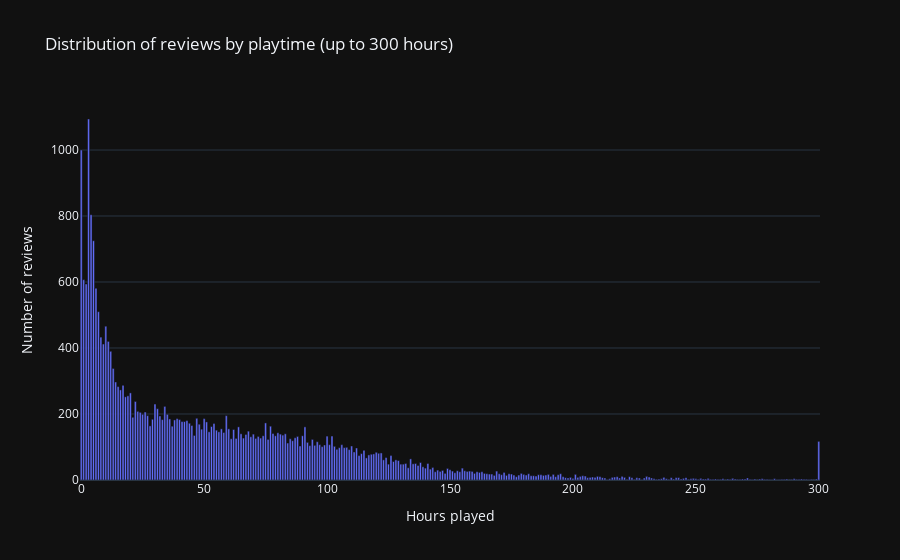

This figure's notebook cell:
### Code cell
fig = px.bar(
    playtime_counts,
    x=playtime_counts["playtime_hours"],
    y=playtime_counts["count"],
    title='Distribution of reviews by playtime (up to 300 hours)')

fig.update_xaxes(title_text='Hours played')
fig.update_yaxes(title_text='Number of reviews')
fig.show()

### Figure 1 — Plotly figure (JSON) as saved in the notebook; plotly's stock layout.template omitted (floating-point values rounded to 4 significant figures; data arrays with more than 128 entries replaced by an {"elided": "..."} marker saying what was removed)
{"data": [{"hovertemplate": "playtime_hours=%{x}<br>count=%{y}<extra></extra>", "legendgroup": "", "marker": {"color": "#636efa", "pattern": {"shape": ""}}, "name": "", "orientation": "v", "showlegend": false, "textposition": "auto", "x": {"elided": "297 int values"}, "xaxis": "x", "y": {"elided": "297 int values"}, "yaxis": "y", "type": "bar"}], "layout": {"xaxis": {"anchor": "y", "domain": [0.0, 1.0], "title": {"text": "Hours played"}}, "yaxis": {"anchor": "x", "domain": [0.0, 1.0], "title": {"text": "Number of reviews"}}, "legend": {"tracegroupgap": 0}, "title": {"text": "Distribution of reviews by playtime (up to 300 hours)"}, "barmode": "relative"}}
